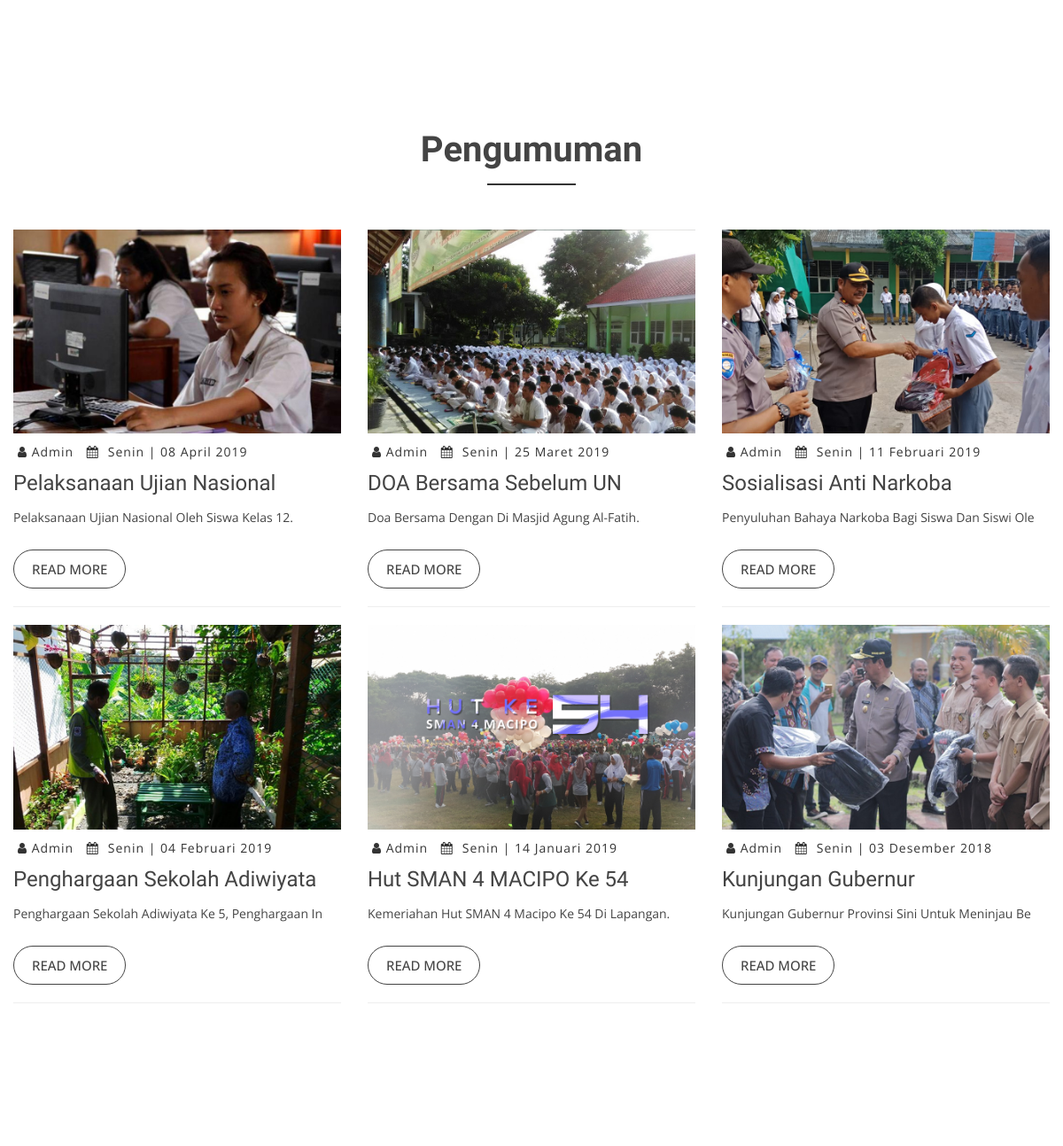
Before: / (middle part) with the older database file.
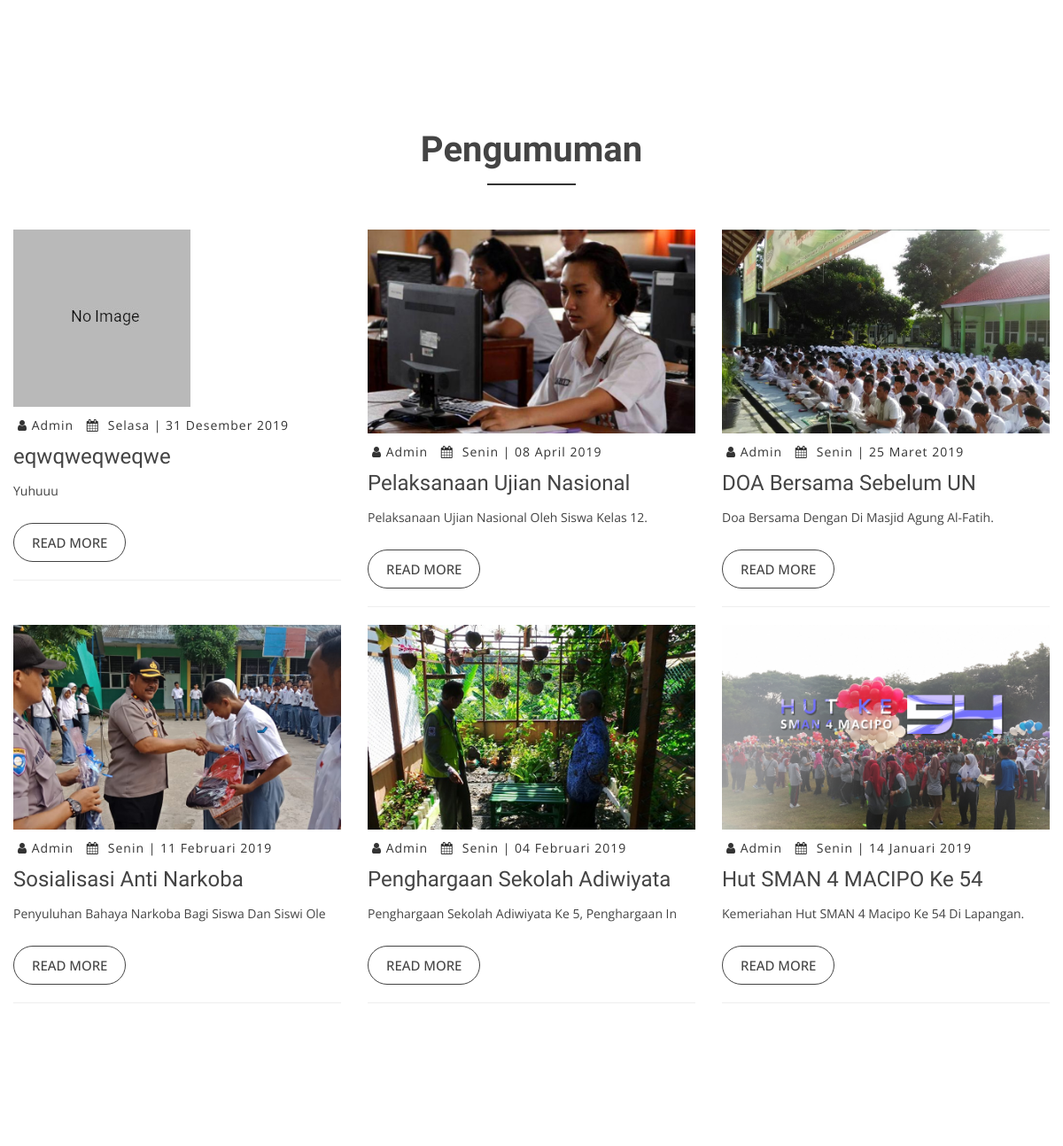
After: the same page with the newer database file.
### tables this page shows
CREATE TABLE `pengumuman` (
  `id` int(11) NOT NULL,
  `judul` varchar(50) NOT NULL,
  `tanggal` date NOT NULL,
  `foto` varchar(255) NOT NULL,
  `keterangan` text NOT NULL
);

### application/controllers/Home.php (called while the page is built, shortened)
<?php
class Home extends CI_Controller
{
	private $_tblpengumuman	= "pengumuman";
	public function index()
	{
		$data['judul'] = 'SMAN 4 MACIPO';
		$this->db->order_by('tanggal', 'DESC');
		$this->db->limit(6);
		$data['pengumuman']	=	$this->db->get($this->_tblpengumuman)->result();
		$this->load->view('template_home/header', $data);
		$this->load->view('template_home/navbar');
		$this->load->view('template_home/slider');
		$this->load->view('template_home/index', $data);
		$this->load->view('template_home/footer');
	}
}

### index.php (called while the page is built, shortened)
<?php
require_once BASEPATH.'core/CodeIgniter.php';

### application/helpers/tanggal_indo_helper.php (called while the page is built, shortened)
<?php if (!defined('BASEPATH')) exit('No direct script access allowed');
if (!function_exists('bulan')) {
    function bulan($bln)
    {
        switch ($bln) {
            case 1:
                return "Januari";
                break;
            case 2:
                return "Februari";
                break;
            case 3:
                return "Maret";
                break;
            case 4:
                return "April";
                break;
            case 12:
                return "Desember";
                break;
        }
    }
}
if (!function_exists('longdate_indo')) {
    function hari_indo($tanggal)
    {
        $ubah = gmdate($tanggal, time() + 60 * 60 * 8);
        $pecah = explode("-", $ubah);
        $tgl = $pecah[2];
        $bln = $pecah[1];
        $thn = $pecah[0];
        $bulan = bulan($pecah[1]);
        $nama = date("l", mktime(0, 0, 0, $bln, $tgl, $thn));
        $nama_hari = "";
        if ($nama == "Sunday") {
            $nama_hari = "Minggu";
        } else if ($nama == "Monday") {
            $nama_hari = "Senin";
        } else if ($nama == "Tuesday") {
            $nama_hari = "Selasa";
        } else if ($nama == "Wednesday") {
            $nama_hari = "Rabu";
        } else if ($nama == "Thursday") {
            $nama_hari = "Kamis";
        } else if ($nama == "Friday") {
            $nama_hari = "Jum'at";
        } else if ($nama == "Saturday") {
            $nama_hari = "Sabtu";
        }
        return $nama_hari . ' | ' . $tgl . ' ' . $bulan . ' ' . $thn;
    }
}

### application/views/template_home/index.php (the view, shortened to what this page needs)
<div id="portfolio" class="portfolio-area area-padding fix">
</div>
<div id="blog" class="blog-area">
    <div class="blog-inner area-padding">
        <div class="container ">
            <div class="row">
                <div class="col-md-12 col-sm-12 col-xs-12">
                    <div class="section-headline text-center">
                        <h2>Pengumuman</h2>
                    </div>
                </div>
            </div>
            <div class="row">
                <div class="row">
                    <?php
                    foreach ($pengumuman as $row) { ?>
                        <div class="col-md-4 col-sm-4 col-xs-12">
                            <div class="single-blog">
                                <div class="single-blog-img">
                                    <a href="<?= base_url('pengumuman/' . $row->id . ''); ?>">
                                        <img src="<?= base_url('assets_home/img/blog/' . $row->foto . ''); ?>" alt="">
                                    </a>
                                </div>
                                <div class="blog-meta">
                                    <span class="comments-type">
                                        <i class="fa fa-user"></i>
                                        <a href="#">Admin</a>
                                    </span>
                                    <span class="date-type">
                                        <i class="fa fa-calendar"></i><?= hari_indo($row->tanggal); ?>
                                    </span>
                                </div>
                                <div class="blog-text">
                                    <h4>
                                        <a href="<?= base_url('pengumuman/' . $row->id . ''); ?>"><?= $row->judul; ?></a>
                                    </h4>
                                    <p>
                                        <?= ucwords(substr($row->keterangan, 0, 50)); ?>
                                    </p>
                                </div>
                                <span>
                                    <a href="<?= base_url('pengumuman/' . $row->id . ''); ?>" class="ready-btn">Read more</a>
                                    <hr>
                                </span>
                            </div>
                        </div>
                    <?php
                }
                ?>
                </div>
            </div>
        </div>
    </div>
</div>
<div id="contact" class="contact-area">
    <div class="contact-inner area-padding">
    </div>
</div>

### application/views/template_home/header.php (shortened to what this page needs)
<!doctype html>
<html lang="en">
<head>
  <link href="<?= base_url('assets_home/') ?>lib/bootstrap/css/bootstrap.min.css" rel="stylesheet">
  <link href="<?= base_url('assets_home/') ?>lib/nivo-slider/css/nivo-slider.css" rel="stylesheet">
  <link href="<?= base_url('assets_home/') ?>lib/owlcarousel/owl.carousel.css" rel="stylesheet">
  <link href="<?= base_url('assets_home/') ?>lib/owlcarousel/owl.transitions.css" rel="stylesheet">
  <link href="<?= base_url('assets_home/') ?>lib/font-awesome/css/font-awesome.min.css" rel="stylesheet">
  <link href="<?= base_url('assets_home/') ?>lib/animate/animate.min.css" rel="stylesheet">
  <link href="<?= base_url('assets_home/') ?>lib/venobox/venobox.css" rel="stylesheet">
  <link href="<?= base_url('assets_home/') ?>css/nivo-slider-theme.css" rel="stylesheet">
  <link href="<?= base_url('assets_home/') ?>css/style.css" rel="stylesheet">
  <link href="<?= base_url('assets_home/') ?>css/responsive.css" rel="stylesheet">
</head>

### application/views/template_home/navbar.php (shortened to what this page needs)
<body data-spy="scroll" data-target="#navbar-example">

### application/views/template_home/footer.php (shortened to what this page needs)
</body>
</html>

### assets_home/css/style.css (style rules this page uses)
html, body { height: 100%; }
img { max-width: 100%; height: auto; }
.fix { overflow: hidden; }
p { margin: 0 0 15px; color: #444; }
h1, h2, h3, h4, h5, h6 { font-family: 'Raleway', sans-serif; margin: 0 0 15px; color: #444; font-weight: 500; }
h2 { font-size: 38px; line-height: 40px; }
h4 { font-size: 24px; line-height: 26px; }
body { background: #fff none repeat scroll 0 0; color: #444; font-family: 'Open Sans', sans-serif; font-size: 14px; text-align: left; overflow-x: hidden; line-height: 22px; }
.area-padding { padding: 70px 0px 80px; }
.section-headline h2 { display: inline-block; font-size: 40px; font-weight: 600; margin-bottom: 70px; position: relative; text-transform: capitalize; }
.section-headline h2::after { border: 1px solid #333; bottom: -20px; content: ""; left: 0; margin: 0 auto; position: absolute; right: 0; width: 40%; }
.blog-area { height: auto; width: 100%; }
.blog-text h4 a { color: #444; text-decoration: none; }
.blog-text h4 { color: #444; margin-bottom: 15px; }
.blog-meta span.comments-type { margin-left: 5px; }
.blog-meta span i { padding-right: 10px; }
.blog-meta { border-bottom: 1px dotted #fff; padding: 10px 0; }
.comments-type>a, .date-type, .blog-meta span.comments-type { color: #333; letter-spacing: 1px; margin-right: 5px; }
.blog-meta .comments-type i { padding-right: 0 !important; }
.single-blog .ready-btn { border: 1px solid #444; border-radius: 30px; color: #444; cursor: pointer; display: inline-block; font-size: 15px; font-weight: 500; margin-top: 10px; padding: 10px 20px; text-align: center; text-transform: uppercase; transition: all 0.4s ease 0s; }
.contact-area { height: auto; width: 100%; }
.ready-btn { border: 1px solid #fff; border-radius: 30px; color: #fff; cursor: pointer; display: inline-block; font-size: 17px; font-weight: 600; margin-top: 30px; padding: 12px 40px; text-align: center; text-transform: uppercase; transition: all 0.4s ease 0s; z-index: 222; }

Changed rows visible on the page:
no longer on this page (row unchanged): pengumuman: foto (picture), tanggal "Senin | 03 Desember 2018", judul "Kunjungan Gubernur", keterangan "Kunjungan Gubernur Provinsi Sini Untuk Meninjau Be"
added pengumuman: foto (placeholder picture), tanggal "Selasa | 31 Desember 2019", judul "eqwqweqweqwe", keterangan "Yuhuuu"
